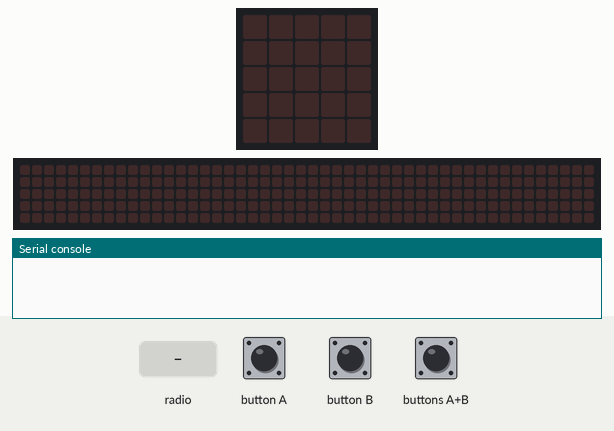
This program was run on a simulated Calliope mini (MakeCode). Parts: the board's 5×5 LED display, a strip that is not on the board, showing the scrolling text unrolled, the last lines printed to the serial console. The inputs (shaded band) are chosen by the test bench. Random numbers come from a fixed seed; no radio messages arrive unless stated (any console line starting 'radio sent:' is added by the test bench); the 48×5 strip is a reading aid, not a part: it shows the text the display is scrolling, unrolled, one strip-width of it at a time.

Above: at 1.2 s.
1.3 s: radio message "player" arrives
At 1.37 s:
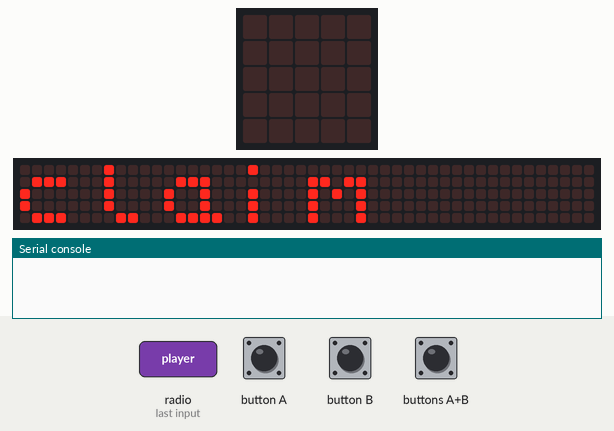
4.3 s: button A pressed for 0.15 s
At 6.77 s:
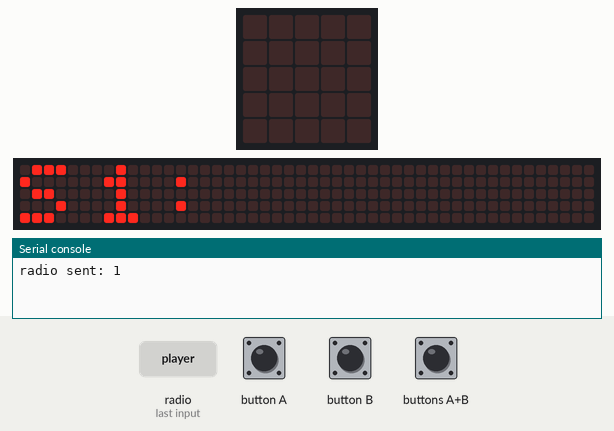
7.4 s: button B pressed for 0.15 s
10.5 s: button A pressed for 0.15 s
13.6 s: radio message "player" arrives
At 15.02 s:
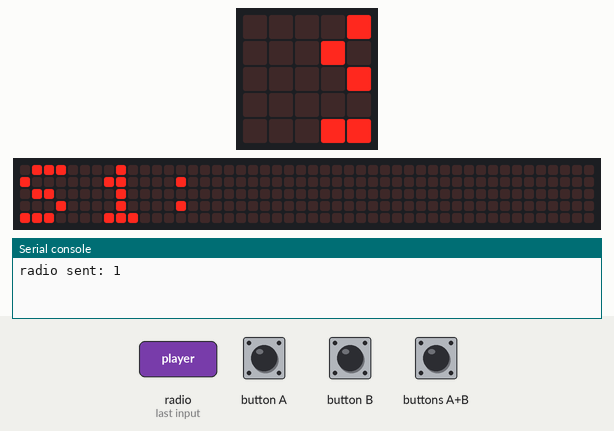
19.6 s: button B pressed for 0.15 s
At 25.22 s:
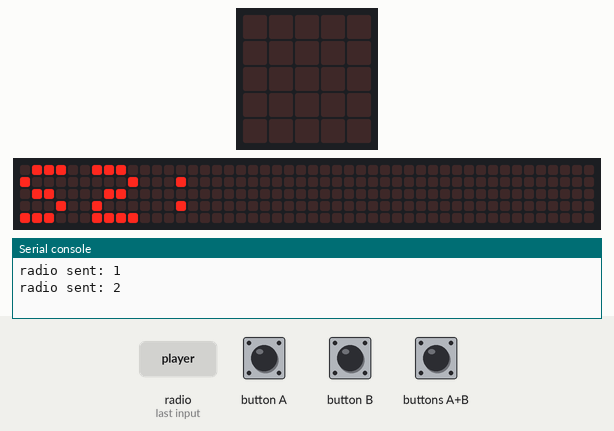

The program:

main.ts
```typescript
input.onButtonEvent(Button.AB, input.buttonEventClick(), function () {
    Aktion = randint(1, 3)
    if (Aktion == 1) {
        radio.sendNumber(1)
    } else if (Aktion == 2) {
        radio.sendNumber(2)
    } else if (Aktion == 3) {
        radio.sendNumber(3)
    }
})
input.onButtonEvent(Button.A, input.buttonEventClick(), function () {
    basic.showString("S1:")
    basic.showNumber(Punkte_S1)
    basic.pause(1000)
    basic.clearScreen()
})
radio.onReceivedString(function (receivedString) {
    if (receivedString == "player") {
        basic.showString("claim")
        if (a == 1) {
            radio.sendString("" + (a))
            a = 2
        } else if (a == 2) {
            radio.sendString("" + (a))
            radio.setGroup(88)
            a = 1
        }
    }
})
radio.onReceivedValue(function (name, value) {
    if ("1" == name && value == Aktion) {
        Punkte_S1 += 1
    } else if ("2" == name && value == Aktion) {
        Punkte_S2 += 1
    }
    if ("1" == name && value != Aktion) {
        Punkte_S1 += Punkte_S1 - 1
    } else {

    }
    if ("2" == name && value != Aktion) {
        Punkte_S2 += Punkte_S2 - 1
    }
})
input.onButtonEvent(Button.B, input.buttonEventClick(), function () {
    let Player2 = 0
    basic.showString("S2:")
    basic.showNumber(Player2)
    basic.pause(1000)
    basic.clearScreen()
})
let Punkte_S2 = 0
let Punkte_S1 = 0
let Aktion = 0
let a = 0
radio.setGroup(99)
a = 1
```

test.ts
```typescript
// Hier kann man Tests durchführen; diese Datei wird nicht kompiliert, wenn dieses Paket als Erweiterung verwendet wird.
```

Measured:
- after the input at 1.3 s, the display: changes at once (image 1)
